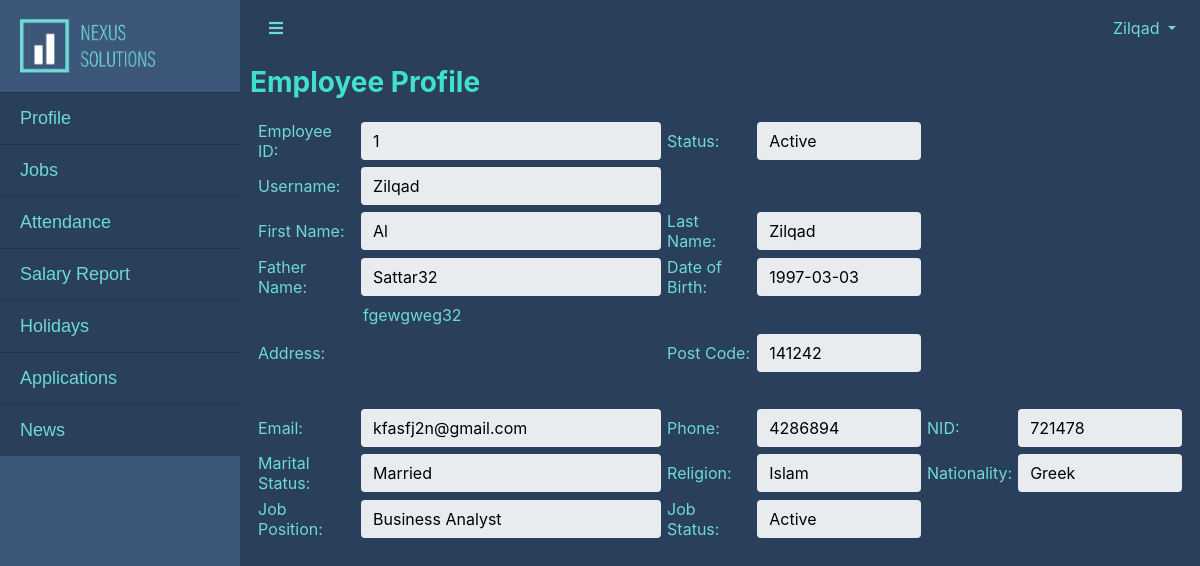
Page /view/emp-profile.php (signed in) on the committed database.
### tables this page shows
CREATE TABLE `employee` (
  `emp_id` int(10) NOT NULL,
  `Username` varchar(10) NOT NULL,
  `Password` varchar(50) NOT NULL,
  `first_name` varchar(50) NOT NULL,
  `last_name` varchar(50) NOT NULL,
  `father_name` varchar(20) NOT NULL,
  `dob` date NOT NULL,
  `address` varchar(255) NOT NULL,
  `postcode` int(25) NOT NULL,
  `email` varchar(50) NOT NULL,
  `phone` int(15) NOT NULL,
  `marital_status` varchar(20) NOT NULL,
  `nationality` varchar(20) NOT NULL,
  `nid` int(20) NOT NULL,
  `religion` varchar(20) NOT NULL,
  `status` int(10) NOT NULL DEFAULT 0,
  `job_id` int(10) NOT NULL
);

CREATE TABLE `job` (
  `job_id` int(10) NOT NULL,
  `type` int(1) NOT NULL DEFAULT 0,
  `status` int(1) NOT NULL DEFAULT 0,
  `position` varchar(50) NOT NULL,
  `hourly_rate` double(20,2) NOT NULL,
  `over_time_rate` double(20,2) NOT NULL,
  `work_hour` int(50) NOT NULL,
  `department` varchar(50) NOT NULL
);

### view/emp-profile.php (the view, shortened to what this page needs)
<?php
  include "../controller/db_connect.php";
  $func = "Read";
  $userId = $_SESSION['emp_id'];
  $userName = $password = $fname = $lname = $fatherName = $dob = $address = $postCode = $email = $phone = $maritalStatus = $nationality = $nId = $religion = $status = $jobId = $jobStatus = "";
  readData($userId);
  function readData($id)
  {
    global $connection, $userName, $password, $fname, $lname, $fatherName, $dob, $address, $postCode, $email, $phone, $maritalStatus, $nationality, $nId, $religion, $status, $jobId;
    $query = "SELECT * FROM employee WHERE emp_id = '$id'";
    $result = mysqli_query($connection, $query);
    while($row = mysqli_fetch_assoc($result))
    {
      $userName = $row['Username'];
      $fname = $row['first_name'];
      $lname = $row['last_name'];
      $fatherName = $row['father_name'];
      $dob = $row['dob'];
      $address = $row['address'];
      $postCode = $row['postcode'];
      $email = $row['email'];
      $phone = $row['phone'];
      $maritalStatus = $row['marital_status'];
      $nationality = $row['nationality'];
      $nId = $row['nid'];
      $religion = $row['religion'];
      $status = $row['status'];
      $jobId = $row['job_id'];
    }
    if($status==0) {
      $status = "Deactive";
    }
    else {
      $status = "Active";
    }
  }
  function getJob()
  {
    global $connection, $jobId, $func;
    $query = "SELECT * FROM job WHERE job_id = '$jobId'";
    $result = mysqli_query($connection, $query);
    while($row = mysqli_fetch_assoc($result))
    {
      $position = $row['position'];
      $status = $row['status'];
      if($status==0)
      {
        $status = "Inactive";
      }
      else
      {
        $status = "Active";
      }
      echo "$position";
    }
  }
?>
<html lang="en">
<?php include "header.php"; ?>
      <div class="container" >
        <div class="row" >
            <h3 class="page-header">
              <span style="color:turquoise"><b>Employee Profile</b></span>
            </h3>
        </div>
      <form action"" method="post" >
      <div>
      <table border="0" cellspacing="0" cellpadding="3">
        <tr>
          <td class="label" style="color:#6ddad3">Employee ID:</td>
          <td><input class="form-control" name="userId" type="text" value="<?php echo $userId; ?>" <?php if($func=="Read"){echo "disabled";} ?>/></td>
          <td class="label" style="color:#6ddad3">Status:</td>
          <td><input class="form-control" name="status" type="text" value="<?php echo $status; ?>" <?php if($func=="Read"){echo "disabled";} ?>/></td>
        </tr>
        <tr>
          <td class="label" style="color:#6ddad3">Username:</td>
          <td><input class="form-control" name="username" type="text" value="<?php echo $userName; ?>" <?php if($func=="Read"){echo "disabled";} else{echo "required";} ?>/></td>
        </tr>
        <tr>
          <td class="label" style="color:#6ddad3">First Name:</td>
          <td><input class="form-control" name="firstName" type="text" value="<?php echo $fname; ?>" <?php if($func=="Read"){echo "disabled";} else{echo "required";} ?>/></td>
          <td class="label" style="color:#6ddad3">Last Name:</td>
          <td><input class="form-control" name="lastName" type="text" value="<?php echo $lname; ?>" <?php if($func=="Read"){echo "disabled";} else{echo "required";} ?>/></td>
        </tr>
        <tr>
          <td class="label" style="color:#6ddad3">Father Name:</td>
          <td><input class="form-control" name="fatherName" type="text" value="<?php echo $fatherName; ?>"  <?php if($func=="Read"){echo "disabled";} else{echo "required";} ?>/></td>
          <td class="label" style="color:#6ddad3">Date of Birth:</td>
          <td><input class="form-control" name="dob" type="text" value="<?php echo $dob; ?>" else{echo required;} <?php if($func=="Read"){echo "disabled";} else{echo "required";} ?>/></td>
        </tr>
        <tr>
          <td class="label" style="color:#6ddad3">Address:</td>
          <td><textarea name="address" <?php if($func=="Read"){echo "disabled";} else{echo "required";} ?>><?php echo $address; ?></textarea></td>
          <td class="label" style="color:#6ddad3">Post Code:</td>
          <td><input class="form-control" name="postCode" type="text" value="<?php echo $postCode; ?>" <?php if($func=="Read"){echo "disabled";} else{echo "required";} ?>/></td>
        </tr>
        <tr>
          <td class="label" style="color:#6ddad3">Email:</td>
          <td><input class="form-control" name="email" type="text" value="<?php echo $email; ?>" <?php if($func=="Read"){echo "disabled";} else{echo "required";} ?>/></td>
          <td class="label" style="color:#6ddad3">Phone:</td>
          <td><input class="form-control" name="phone" type="text" value="<?php echo $phone; ?>" <?php if($func=="Read"){echo "disabled";} else{echo "required";} ?>/></td>
          <td class="label" style="color:#6ddad3">NID:</td>
          <td><input class="form-control" name="nId" type="text" value="<?php echo $nId; ?>" <?php if($func=="Read"){echo "disabled";} else{echo "required";} ?>/></td>
        </tr>
        <tr>
          <td class="label" style="color:#6ddad3">Marital Status:</td>
          <td><input class="form-control" name="maritalStatus" type="text" value="<?php echo $maritalStatus; ?>" <?php if($func=="Read"){echo "disabled";} else{echo "required";} ?>/></td>
          <td class="label" style="color:#6ddad3">Religion:</td>
          <td><input class="form-control" name="religion" type="text" value="<?php echo $religion; ?>" <?php if($func=="Read"){echo "disabled";} else{echo "required";} ?>/></td>
          <td class="label" style="color:#6ddad3">Nationality:</td>
          <td><input class="form-control" name="nationality" type="text" value="<?php echo $nationality; ?>" <?php if($func=="Read"){echo "disabled";} else{echo "required";} ?>/></td>
        </tr>
        <tr>
          <td class="label" style="color:#6ddad3">Job Position:</td>
          <td><input class="form-control" name="jobId" type="text" value="<?php getJob(); ?>" <?php if($func=="Read"){echo "disabled";} else{echo "required";} ?>/></td>
          <td class="label" style="color:#6ddad3">Job Status:</td>
          <td><input class="form-control" name="jobId" type="text" value="<?php echo $status; ?>" <?php if($func=="Read"){echo "disabled";} else{echo "required";} ?>/></td>
        </tr>
      </table>
    </div>
  </form>
<?php include "footer.php"; ?>
</html>

### css/simple-sidebar.css (style rules this page uses)
body { overflow-x: hidden; background-color: #2a3f5b; }

### view/header.php (style rules this page uses)
.row { display: grid; grid-template-columns: auto auto auto auto; grid-row-gap: 50px; grid-column-gap: 10px; padding: 10px; }

### view/emp-profile.php (style rules this page uses)
input[type=text] { border: none; outline: none; background-color:#2a3f5b; color:black; }
textarea { border: none; outline: none; background-color:#2a3f5b; color:#6ddad3; width: 300px; height: 100px; resize: none; }

### rows in the picture
employee: status "Active", username "Zilqad", firstName "Al", lastName "Zilqad", fatherName "Sattar32", dob "1997-03-03", address "fgewgweg32", postCode "141242", email "kfasfj2n@gmail.com", phone "4286894", nId "721478", maritalStatus "Married", religion "Islam", nationality "Greek"
job: jobId "Business Analyst", jobId "Active"

### other values in the picture
$_SESSION['username'] "Zilqad"
